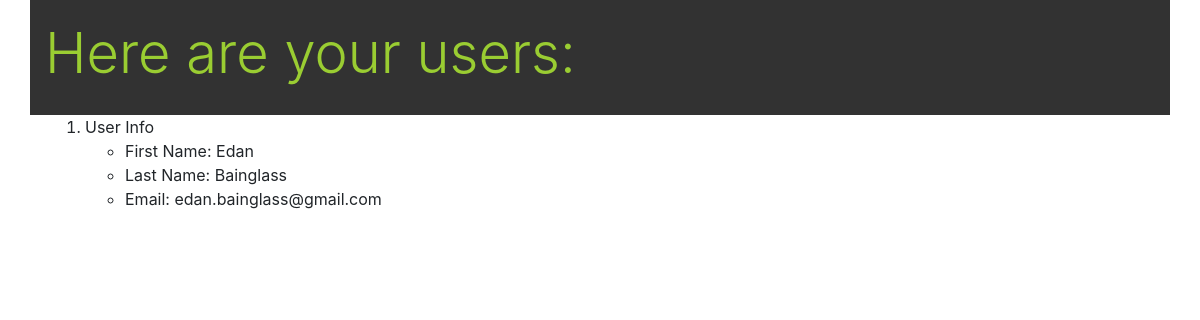
The app's page /users/, older data.
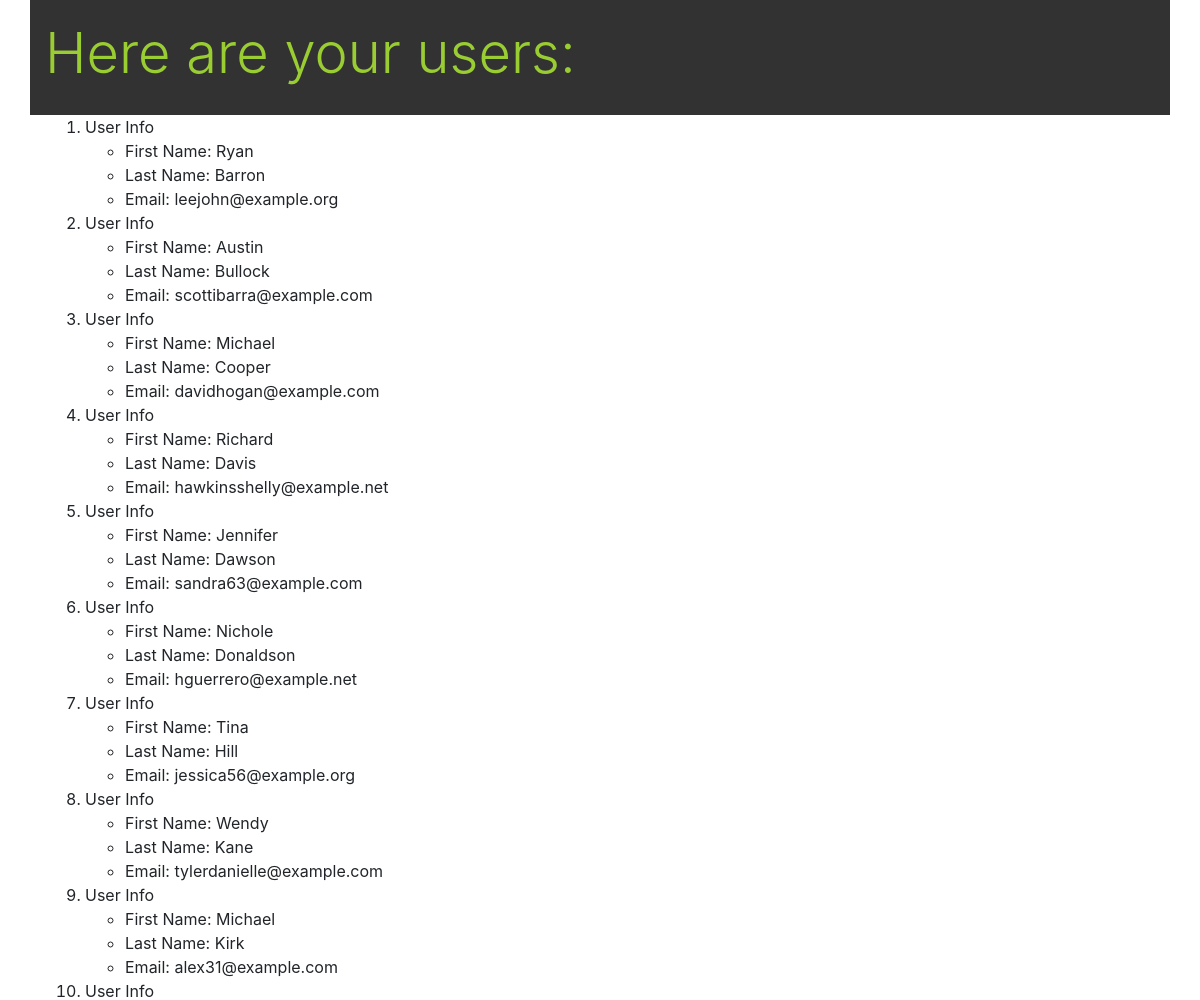
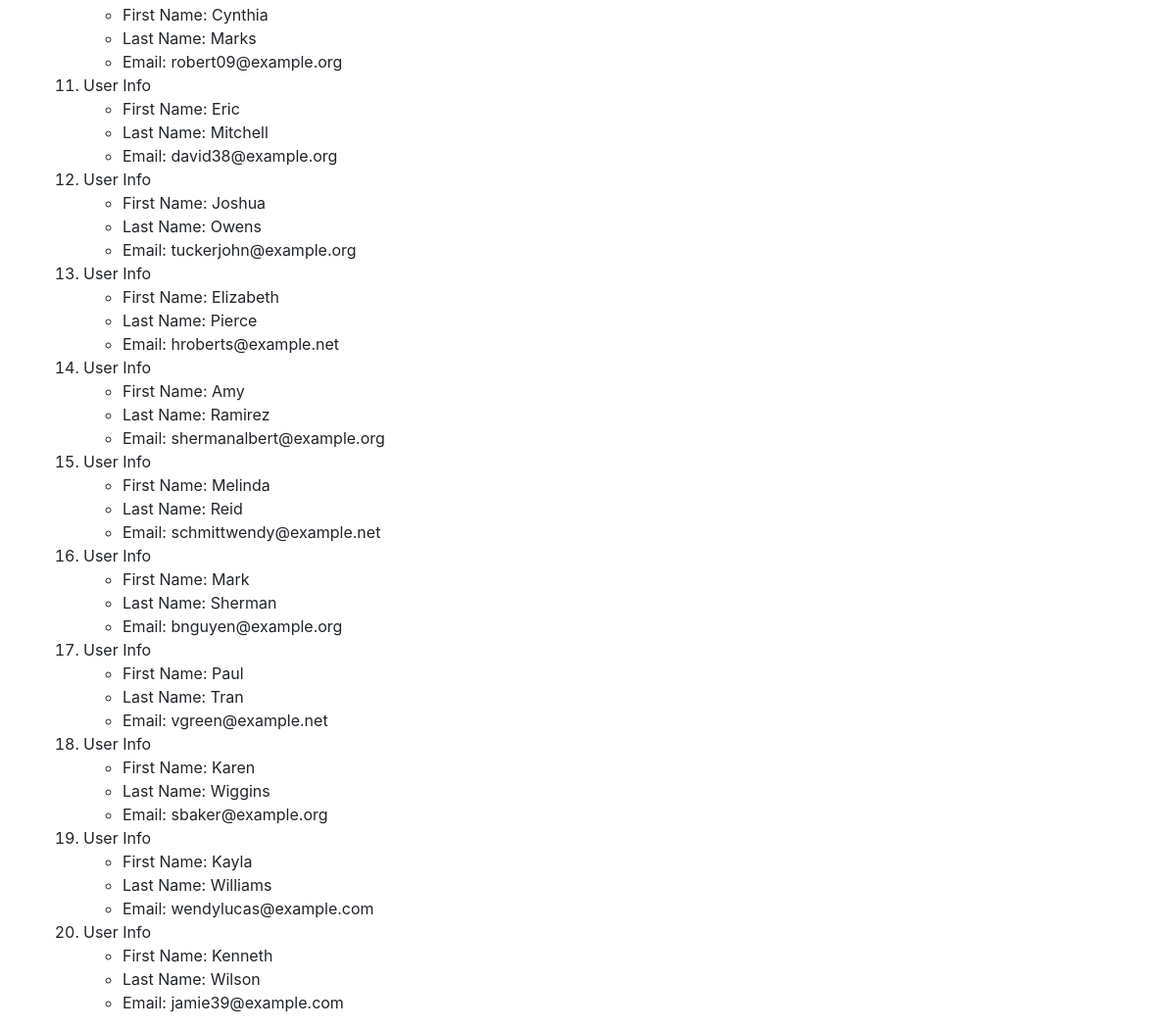
The same page, newer data (2 pictures, top to bottom).
### AppTwo/models.py (models this page shows, shortened)
class User(models.Model):
    first_name = models.CharField(max_length=50)
    last_name = models.CharField(max_length=50)
    email = models.EmailField(max_length=254, unique=True)

### AppTwo/views.py (the view)
# urls.py: path('users/', views.users, name='users'),
def users(request: HttpRequest) -> HttpResponse:
    user_list = User.objects.order_by('last_name')
    users_dict = {'users': user_list}
    return render(request, 'apptwo/users.html', context=users_dict)

### templates/AppTwo/users.html (shortened to what this page needs)
<!DOCTYPE html>
{% load static %}
<html lang="en">
<head>
  <link rel="stylesheet" href="https://cdnjs.cloudflare.com/ajax/libs/twitter-bootstrap/4.6.0/css/bootstrap.min.css" />
  <link rel="stylesheet" href="https://cdnjs.cloudflare.com/ajax/libs/font-awesome/5.15.2/css/all.min.css" />
  <link rel="stylesheet" href="{% static 'css/styles.css' %}" />
</head>
<body>
  <header class="container">
    <h1 class="display-4">Here are your users:</h1>
  </header>
  <div class="container">
    {% if users %}
    <ol>
      {% for user in users %}
      <li>User Info</li>
      <ul>
        <li>First Name: {{ user.first_name }}</li>
        <li>Last Name: {{ user.last_name }}</li>
        <li>Email: {{ user.email }}</li>
      </ul>
      {% endfor %}
    </ol>
    {% else %}
    <p>No users found!</p>
    {% endif %}
  </div>
</body>
</html>

### static/css/styles.css (style rules this page uses)
header { padding: 20px; background-color: rgb(50, 50, 50); }
h1 { color: yellowgreen; }

Row changes from the older to the newer data that the page shows:
removed User: first_name "Edan", last_name "Bainglass", email "edan.bainglass@gmail.com"
added User: first_name "Ryan", last_name "Barron", email "leejohn@example.org"
added User: first_name "Austin", last_name "Bullock", email "scottibarra@example.com"
added User: first_name "Michael", last_name "Cooper", email "davidhogan@example.com"
added User: first_name "Richard", last_name "Davis", email "hawkinsshelly@example.net"
added User: first_name "Jennifer", last_name "Dawson", email "sandra63@example.com"
added User: first_name "Nichole", last_name "Donaldson", email "hguerrero@example.net"
added User: first_name "Tina", last_name "Hill", email "jessica56@example.org"
added User: first_name "Wendy", last_name "Kane", email "tylerdanielle@example.com"
added User: first_name "Michael", last_name "Kirk", email "alex31@example.com"
added User: first_name "Cynthia", last_name "Marks", email "robert09@example.org"
added User: first_name "Eric", last_name "Mitchell", email "david38@example.org"
added User: first_name "Joshua", last_name "Owens", email "tuckerjohn@example.org"
added User: first_name "Elizabeth", last_name "Pierce", email "hroberts@example.net"
added User: first_name "Amy", last_name "Ramirez", email "shermanalbert@example.org"
added User: first_name "Melinda", last_name "Reid", email "schmittwendy@example.net"
added User: first_name "Mark", last_name "Sherman", email "bnguyen@example.org"
added User: first_name "Paul", last_name "Tran", email "vgreen@example.net"
added User: first_name "Karen", last_name "Wiggins", email "sbaker@example.org"
added User: first_name "Kayla", last_name "Williams", email "wendylucas@example.com"
added User: first_name "Kenneth", last_name "Wilson", email "jamie39@example.com"
